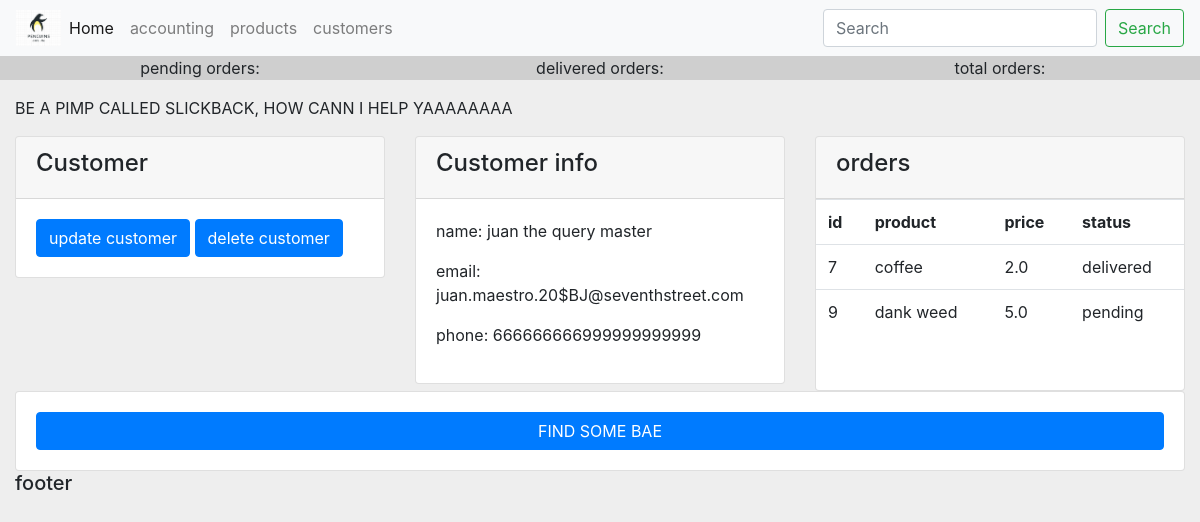
The app's page /accounting/customer/2 with its own data.
### accounting/models.py (models this page shows, shortened)
class Customer(models.Model):
    name = models.CharField(max_length=200, null=True)
    phone = models.CharField(max_length=200, null=True)
    email = models.CharField(max_length=200, null=True)
    date_created = models.DateTimeField(auto_now_add=True, null=True)

class Order(models.Model):
    STATUS = (
        ('pending', 'Pending'),
        ('delivering', 'Out on delivery'),
        ('delivered', 'Delivered')
    )
    customer = models.ForeignKey(Customer, null=True, on_delete=models.SET_NULL)
    product = models.ForeignKey(Product, null=True, on_delete=models.SET_NULL)
    status = models.CharField(max_length=200, null=True, choices=STATUS)
    date_created = models.DateTimeField(auto_now_add=True, null=True)

class Product(models.Model):
    CATEGORY = (
        ('indoors', 'Indoors'),
        ('outdoors', 'Outdoors')
    )
    name = models.CharField(max_length=200, null=True)
    price = models.FloatField(null=True)
    category = models.CharField(max_length=200, null=True, choices=CATEGORY)
    description = models.CharField(max_length=200, null=True)
    date_created = models.DateTimeField(auto_now_add=True, null=True)
    tags = models.ManyToManyField(Tag)
    def __str__(self):
        return self.name

### accounting/views.py (the view)
# urls.py: path('customer/<int:pk>', views.customer, name="accounting_customer"),
def customer(request, pk):
    customer = Customer.objects.get(id=pk)
    orders = customer.order_set.all()
    context = {
        'customer' : customer,
        'customer_orders' : orders,
    }
    return render(request, 'accounting/customer.html', context)

### accounting/templates/accounting/customer.html
{% extends 'ivy/layout.html' %}
{% block content %}
<p>BE A PIMP CALLED SLICKBACK, HOW CANN I HELP YAAAAAAAA</p>
<div class="row" >
    <div class="col">
        <div class="card">
            <div class="card-header"> <h4>Customer</h4></div>
            <div class="card-body">
                <button class="btn btn-primary"> update customer</button>
                <button class="btn btn-primary"> delete customer</button>
            </div>
        </div>
    </div>
    <div class="col">
        <div class="card">
            <div class="card-header"> <h4>Customer info</h4></div>
            <div class="card-body">
                <p>name: {{customer.name}} </p>
                <p>email: {{ customer.email }} </p>
                <p>phone: {{ customer.phone }}</p>
            </div>
        </div>
    </div>
    <div class="col">
        <div class="card">
            <div class="card-header"> <h4>orders</h4></div>
            <table class="table">
                <tr>
                    <th>id</th>
                    <th>product</th>
                    <th>price</th>
                    <th>status</th>
                </tr>
                {% for o in customer_orders %}
                    <tr>
                        <td>{{o.id}}</td>
                        <td>{{o.product}}</td>
                        <td>{{o.product.price}}</td>
                        <td>{{o.status}}</td>
                    </tr>
                {% endfor%}
            </table>
            <div class="card-body">
            </div>
        </div>
    </div>
</div>
<div class="row">
    <div class="col">
        <div class="card card-body">
            <button class="btn btn-primary">FIND SOME BAE</button>
        </div>
    </div>
</div>
{% endblock content %}

### static/css/main.css (style rules this page uses)
body { background-color: rgb(238, 238, 238); }

### records on screen
Customer: name "juan the query master", email "juan.maestro.20$BJ@seventhstreet.com", phone "666666666999999999999"
Order: id "7", product "coffee", product.price "2.0", status "delivered"
Order: id "9", product "dank weed", product.price "5.0", status "pending"
